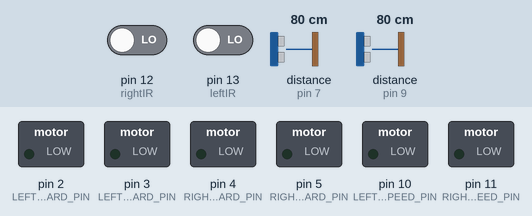
This sketch was run on a simulated Arduino Uno, built with avr-gcc and run on an emulated ATmega328P. On the bench: switched loads named in the sketch (green lamp = pin HIGH). Wiring (inferred from the names in the program): 2 × ultrasonic range finder: trigger pin 6, echo pin 7 / trigger pin 8, echo pin 9. Inputs (shaded band) come from the test bench; at power-on: distance to the obstacle (sensors on pin 7, pin 9) 80 cm, pin 12 (rightIR) LOW, pin 13 (leftIR) LOW. The echo pulse lasts 58.3 µs per cm; pins used as bus, display or sensor lines are not drawn.

Above: at 1.6 s.
1.7 s: distance to the obstacle (sensor on pin 7) set to 23 cm
3.2 s: distance to the obstacle (sensor on pin 7) set to 19 cm
At 4.8 s:
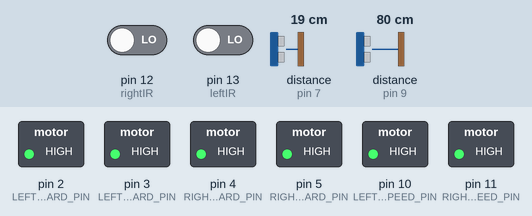
6.2 s: pin 12 (rightIR) driven HIGH
At 8.5 s:
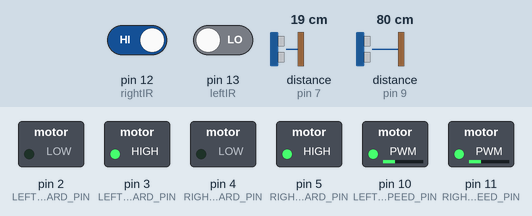
12.2 s: pin 13 (leftIR) driven HIGH
At 14.7 s:
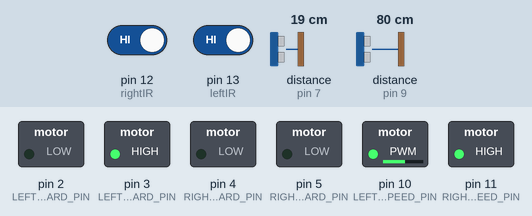
15.2 s: pin 12 (rightIR) driven LOW
At 16.5 s:
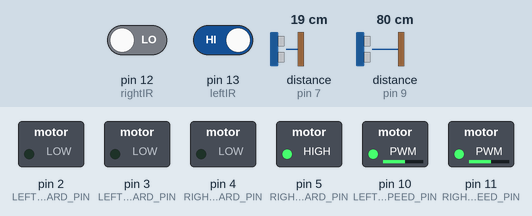
Timing chart, 0 to 17.7 s (numbered marks = the images above; inputs shaded):
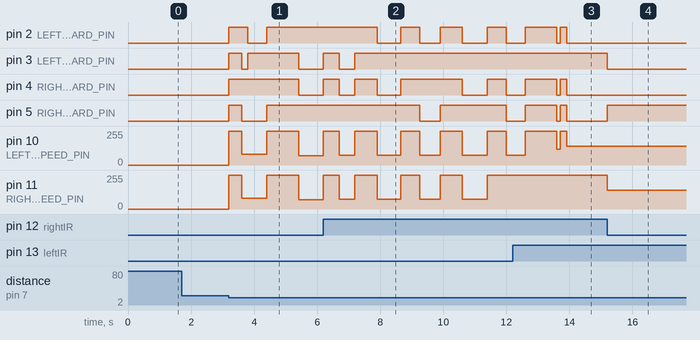

Measured:
- the behaviour switches between 21 and 20 cm on distance to the obstacle (sensor on pin 7) (found by bisection; images 0 and 1)
- after the input at 1.7 s, every drawn part: stays the same
- after the input at 3.2 s, pin 2 (LEFT_MOTOR_FORWARD_PIN): LOW → HIGH at once, → LOW 0.60 s later, → HIGH 0.60 s later; pin 3 (LEFT_MOTOR_BACKWARD_PIN): LOW → HIGH at once, → LOW 0.40 s later, → HIGH 0.20 s later, → LOW 1.6 s later
- after the input at 6.2 s, pin 2 (LEFT_MOTOR_FORWARD_PIN): goes LOW 0.75 s, HIGH 0.60 s, LOW 0.65 s, HIGH 0.70 s, LOW 0.80 s, HIGH 0.60 s, then LOW, starting after 1.7 s; pin 3 (LEFT_MOTOR_BACKWARD_PIN): LOW → HIGH at once, → LOW 0.50 s later, → HIGH 0.50 s later
- after the input at 12.2 s, pin 3 (LEFT_MOTOR_BACKWARD_PIN): stays HIGH (without the input it goes to LOW after 1.9 s); pin 11 (RIGHT_MOTOR_SPEED_PIN): stays 255/255 (without the input it goes to 120/255 after 1.8 s)
- after the input at 15.2 s, pin 3 (LEFT_MOTOR_BACKWARD_PIN): HIGH → LOW at once; pin 5 (RIGHT_MOTOR_BACKWARD_PIN): LOW → HIGH at once; pin 11 (RIGHT_MOTOR_SPEED_PIN): 255/255 → 140/255 at once

The sketch:

MotorIRUltrasonic_UnitTest_UpdatedSearchLogic.ino
```cpp
// Motor pins - same as original
#define LEFT_MOTOR_SPEED_PIN 10
#define RIGHT_MOTOR_SPEED_PIN 11
#define LEFT_MOTOR_FORWARD_PIN 2
#define LEFT_MOTOR_BACKWARD_PIN 3
#define RIGHT_MOTOR_FORWARD_PIN 4
#define RIGHT_MOTOR_BACKWARD_PIN 5
#define leftIR 13
#define rightIR 12

// Minimal effective speeds (L298N needs at least ~60 PWM)
#define LEFT_SPEED 65  // Slightly higher for weaker left motor
#define RIGHT_SPEED 65

#define Left_echoPin 9
#define Left_trigPin 8
#define Right_echoPin 7
#define Right_trigPin 6

void stopMotors();
void turnLeft(int speed = 140);
void turnRight(int speed = 140);
float getLeftDistance();
float getRightDistance();
void moveBackward(int speed = 120);
void moveForward(int speed = 120);
void rotateLeft(int speed = 120);
void rotateRight(int speed = 120);
long left_duration, right_duration;
float left_distance, right_distance;
bool obstacle = 0;
bool left_IR = digitalRead(leftIR);
bool right_IR = digitalRead(rightIR);
int state = 0;

void setup() {
  pinMode(LEFT_MOTOR_SPEED_PIN, OUTPUT);
  pinMode(RIGHT_MOTOR_SPEED_PIN, OUTPUT);
  pinMode(LEFT_MOTOR_FORWARD_PIN, OUTPUT);
  pinMode(LEFT_MOTOR_BACKWARD_PIN, OUTPUT);
  pinMode(RIGHT_MOTOR_FORWARD_PIN, OUTPUT);
  pinMode(RIGHT_MOTOR_BACKWARD_PIN, OUTPUT);
  pinMode(leftIR, INPUT);
  pinMode(rightIR, INPUT);
  pinMode(Left_trigPin, OUTPUT);
  pinMode(Left_echoPin, INPUT);
  pinMode(Right_trigPin, OUTPUT);
  pinMode(Right_echoPin, INPUT);
  delay(400);
}

void loop() {
  left_IR = digitalRead(leftIR);
  right_IR = digitalRead(rightIR);
  float checkLeft = getLeftDistance();
  float checkRight = getRightDistance();
  if ((checkLeft < 20 && checkLeft > 3) || (checkRight < 20 && checkRight > 3)) {
    state = 0;
    stopMotors();
    delay(300);
    avoidObstacle();
  }
  if (left_IR == HIGH && right_IR == LOW) {
    stopMotors();
    state = 1;

    while (digitalRead(rightIR) == LOW) turnLeft();
    stopMotors();
  } else if (left_IR == LOW && right_IR == HIGH) {
    stopMotors();
    state = 2;

    while (digitalRead(leftIR) == LOW) turnRight();
    stopMotors();
  } else if (left_IR == LOW && right_IR == LOW) {
    if (state == 1) {
      stopMotors();
      while (digitalRead(rightIR) == LOW) turnRight();
      stopMotors();
      state = 0;
    } else if (state == 2) {
      stopMotors();
      while (digitalRead(leftIR) == LOW) turnLeft();
      stopMotors();
      state = 0;
    }
  }
}


void avoidObstacle() {
  stopMotors();
  delay(100);
  moveBackward(80);
  delay(200);
  rotateLeft(80);
  delay(600);
  stopMotors();
  delay(1000);
  float leftUltrasonic = getLeftDistance();
  float rightUltrasonic = getRightDistance();
  if ((leftUltrasonic < 100 && leftUltrasonic > 3) || (rightUltrasonic < 100 && rightUltrasonic > 3)) {
    rotateRight(68);
    while (true) {
      left_IR = digitalRead(leftIR);
      right_IR = digitalRead(rightIR);
      if (right_IR == HIGH) {
        stopMotors();
        delay(500);
        break;
      }
    }
    rotateRight(75);
    delay(500);
    stopMotors();
    delay(700);
    moveForward(75);
    delay(750);
    stopMotors();
    delay(600);
    rotateLeft(75);
    delay(650);
    stopMotors();
    delay(700);


    moveForward(75);
    delay(800);
    stopMotors();
    delay(600);
    turnLeft(75);
    delay(600);
    stopMotors();
    delay(1000);
    bool foundLine = false;
    unsigned long startTime = millis();

    while (millis() - startTime < 100000) {
      turnLeft(120);
      delay(110);
      stopMotors();
      delay(100);
      left_IR = digitalRead(leftIR);
      right_IR = digitalRead(rightIR);
      if (left_IR == HIGH || right_IR == HIGH) {
        stopMotors();
        delay(100);
        left_IR = digitalRead(leftIR);
        right_IR = digitalRead(rightIR);
        if (left_IR == HIGH)
          while (digitalRead(rightIR) == HIGH) turnLeft();
        if (right_IR == HIGH)
          while (digitalRead(leftIR) == HIGH) turnRight();
        stopMotors();
        delay(100);
        moveForward();
        delay(100);
        foundLine = true;
        break;
        return;
      }


      turnRight();
      delay(100);
      stopMotors();
      delay(100);
      left_IR = digitalRead(leftIR);
      right_IR = digitalRead(rightIR);
      if (left_IR == HIGH || right_IR == HIGH) {
        stopMotors();
        delay(100);
        if (left_IR == HIGH)
          while (digitalRead(leftIR) == HIGH) turnRight();
        if (right_IR == HIGH)
          while (digitalRead(rightIR) == HIGH) turnLeft();
        stopMotors();
        delay(100);
        moveForward();
        delay(100);
        foundLine = true;
        break;
      }
    }
  } else {
    rotateRight(75);
    delay(350);
    stopMotors();
    delay(500);
    moveForward(70);
    delay(900);
    stopMotors();
    delay(1000);
    rotateRight(70);
    delay(500);
    stopMotors();
    delay(500);


    bool foundLine = false;
    unsigned long startTime = millis();

    while (millis() - startTime < 100000) {
      turnLeft(120);
      delay(110);
      stopMotors();
      delay(100);
      left_IR = digitalRead(leftIR);
      right_IR = digitalRead(rightIR);
      if (left_IR == HIGH || right_IR == HIGH) {
        stopMotors();
        delay(100);
        left_IR = digitalRead(leftIR);
        right_IR = digitalRead(rightIR);
        if (left_IR == HIGH)
          while (digitalRead(rightIR) == HIGH) turnLeft();
        if (right_IR == HIGH)
          while (digitalRead(leftIR) == HIGH) turnRight();
        stopMotors();
        delay(100);
        moveForward();
        delay(100);
        foundLine = true;
        break;
        return;
      }
      turnRight();
      delay(100);
      stopMotors();
      delay(100);
      left_IR = digitalRead(leftIR);
      right_IR = digitalRead(rightIR);
      if (left_IR == HIGH || right_IR == HIGH) {
        stopMotors();
        delay(100);
        if (left_IR == HIGH)
          while (digitalRead(leftIR) == HIGH) turnRight();
        if (right_IR == HIGH)
          while (digitalRead(rightIR) == HIGH) turnLeft();
        stopMotors();
        delay(100);
        moveForward();
        delay(100);
        foundLine = true;
        break;
      }
    }
  }
}

float getLeftDistance() {
  digitalWrite(Left_trigPin, LOW);
  delayMicroseconds(2);
  digitalWrite(Left_trigPin, HIGH);
  delayMicroseconds(10);
  digitalWrite(Left_trigPin, LOW);
  left_duration = pulseIn(Left_echoPin, HIGH, 22000);
  if (left_duration == 0) return 1000;
  return left_duration * 0.034 / 2;
}

float getRightDistance() {
  digitalWrite(Right_trigPin, LOW);
  delayMicroseconds(2);
  digitalWrite(Right_trigPin, HIGH);
  delayMicroseconds(10);
  digitalWrite(Right_trigPin, LOW);
  right_duration = pulseIn(Right_echoPin, HIGH, 22000);
  if (right_duration == 0) return 1000;
  return right_duration * 0.034 / 2;
}

void moveForward(int speed) {
  analogWrite(LEFT_MOTOR_SPEED_PIN, speed);
  analogWrite(RIGHT_MOTOR_SPEED_PIN, speed);
  digitalWrite(LEFT_MOTOR_FORWARD_PIN, LOW);
  digitalWrite(LEFT_MOTOR_BACKWARD_PIN, HIGH);
  digitalWrite(RIGHT_MOTOR_FORWARD_PIN, LOW);
  digitalWrite(RIGHT_MOTOR_BACKWARD_PIN, HIGH);
}

void moveBackward(int speed) {
  analogWrite(LEFT_MOTOR_SPEED_PIN, speed);
  analogWrite(RIGHT_MOTOR_SPEED_PIN, speed);
  digitalWrite(LEFT_MOTOR_FORWARD_PIN, HIGH);
  digitalWrite(LEFT_MOTOR_BACKWARD_PIN, LOW);
  digitalWrite(RIGHT_MOTOR_FORWARD_PIN, HIGH);
  digitalWrite(RIGHT_MOTOR_BACKWARD_PIN, LOW);
}

void turnRight(int speed) {
  analogWrite(RIGHT_MOTOR_SPEED_PIN, speed);
  digitalWrite(LEFT_MOTOR_FORWARD_PIN, LOW);
  digitalWrite(LEFT_MOTOR_BACKWARD_PIN, LOW);
  digitalWrite(RIGHT_MOTOR_FORWARD_PIN, LOW);
  digitalWrite(RIGHT_MOTOR_BACKWARD_PIN, HIGH);
}

void turnLeft(int speed) {
  analogWrite(LEFT_MOTOR_SPEED_PIN, speed);
  digitalWrite(LEFT_MOTOR_FORWARD_PIN, LOW);
  digitalWrite(LEFT_MOTOR_BACKWARD_PIN, HIGH);
  digitalWrite(RIGHT_MOTOR_FORWARD_PIN, LOW);
  digitalWrite(RIGHT_MOTOR_BACKWARD_PIN, LOW);
}

void stopMotors() {
  analogWrite(LEFT_MOTOR_SPEED_PIN, 255);
  analogWrite(RIGHT_MOTOR_SPEED_PIN, 255);
  digitalWrite(LEFT_MOTOR_FORWARD_PIN, HIGH);
  digitalWrite(LEFT_MOTOR_BACKWARD_PIN, HIGH);
  digitalWrite(RIGHT_MOTOR_FORWARD_PIN, HIGH);
  digitalWrite(RIGHT_MOTOR_BACKWARD_PIN, HIGH);
}
void rotateRight(int speed) {
  analogWrite(RIGHT_MOTOR_SPEED_PIN, speed);
  analogWrite(LEFT_MOTOR_SPEED_PIN, speed);

  digitalWrite(LEFT_MOTOR_FORWARD_PIN, HIGH);
  digitalWrite(LEFT_MOTOR_BACKWARD_PIN, LOW);
  digitalWrite(RIGHT_MOTOR_FORWARD_PIN, LOW);
  digitalWrite(RIGHT_MOTOR_BACKWARD_PIN, HIGH);
}
void rotateLeft(int speed) {
  analogWrite(RIGHT_MOTOR_SPEED_PIN, speed);
  analogWrite(LEFT_MOTOR_SPEED_PIN, speed);

  digitalWrite(LEFT_MOTOR_FORWARD_PIN, LOW);
  digitalWrite(LEFT_MOTOR_BACKWARD_PIN, HIGH);
  digitalWrite(RIGHT_MOTOR_FORWARD_PIN, HIGH);
  digitalWrite(RIGHT_MOTOR_BACKWARD_PIN, LOW);
}
```

System_testing.cpp
```cpp
#define Left_echoPin 9
#define Left_trigPin 8
#define Right_echoPin 7
#define Right_trigPin 6
#define IR_LEFT 13
#define IR_RIGHT 12

#define IN1 2
#define IN2 3
#define IN3 4
#define IN4 5
#define ENA 10
#define ENB 11

long left_duration, right_duration;
float left_distance, right_distance;

void setup() {
  // Distance sensors
  pinMode(Left_trigPin, OUTPUT);
  pinMode(Left_echoPin, INPUT);
  pinMode(Right_trigPin, OUTPUT);
  pinMode(Right_echoPin, INPUT);

  // IR-sensors
  pinMode(IR_LEFT, INPUT);
  pinMode(IR_RIGHT, INPUT);

  // Motors
  pinMode(IN1, OUTPUT);
  pinMode(IN2, OUTPUT);
  pinMode(IN3, OUTPUT);
  pinMode(IN4, OUTPUT);
  pinMode(ENA, OUTPUT);
  pinMode(ENB, OUTPUT);

  Serial.begin(9600);
}

void loop() {
  // Left Ultra sensor
  digitalWrite(Left_trigPin, LOW);
  delayMicroseconds(2);
  digitalWrite(Left_trigPin, HIGH);
  delayMicroseconds(10);
  digitalWrite(Left_trigPin, LOW);
  left_duration = pulseIn(Left_echoPin, HIGH,12000);
  left_distance = left_duration * 0.034 / 2;

  // IR-sensors
  int left_state = digitalRead(IR_LEFT);
  int right_state = digitalRead(IR_RIGHT);

  // Right Utra sensor
  delay(50);
  digitalWrite(Right_trigPin, LOW);
  delayMicroseconds(2);
  digitalWrite(Right_trigPin, HIGH);
  delayMicroseconds(10);
  digitalWrite(Right_trigPin, LOW);
  right_duration = pulseIn(Right_echoPin, HIGH,12000);
  right_distance = right_duration * 0.034 / 2;

  // Print of values
  Serial.print("Left: ");
  Serial.print(left_distance);
  Serial.print(" cm | Right: ");
  Serial.print(right_distance);
  Serial.println(" cm");

  Serial.print("Left IR: ");
  Serial.print(left_state);
  Serial.print(" | Right IR: ");
  Serial.println(right_state);

  // If both IR = 1 → movie, otherwise stop
  if (left_state == 0 && right_state == 0) {
    // Movie foward
    digitalWrite(IN1, LOW);
    digitalWrite(IN2, HIGH);
    digitalWrite(IN3, LOW);
    digitalWrite(IN4, HIGH);
    analogWrite(ENA, 255);
    analogWrite(ENB, 255);
  } else {
    // Stop
    digitalWrite(IN1, LOW);
    digitalWrite(IN2, LOW);
    digitalWrite(IN3, LOW);
    digitalWrite(IN4, LOW);
    analogWrite(ENA, 0);
    analogWrite(ENB, 0);
  }

  delay(100);
}
```
